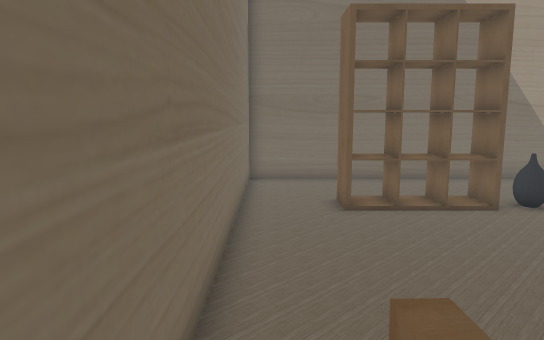
View 1 (above)

13 first-person views from a walk through a scene from a Unity 3-D project. The camera is 1.4 m above the floor, tilts 8° down and sees 70° across. The floor is counted in squares, 0.5 m on a side. Each view is taken from the middle of a square. On the plan, view 1 faces up. The plan holds only what a view shows up to about 20 squares ahead; the rest is blank. The player character is not drawn. Some surface patterns are stand-ins.

View 2
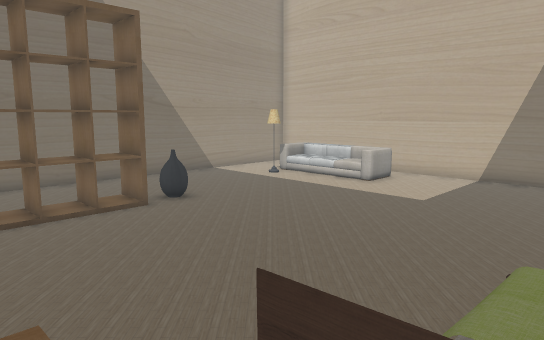

View 3
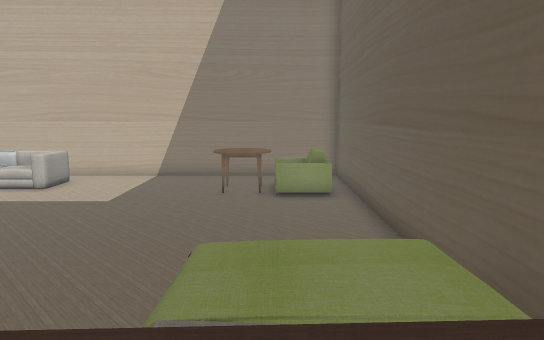

View 4
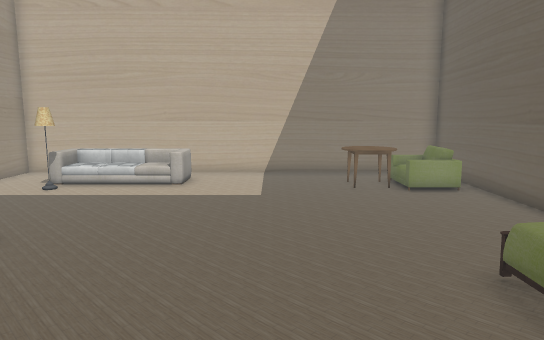

View 5
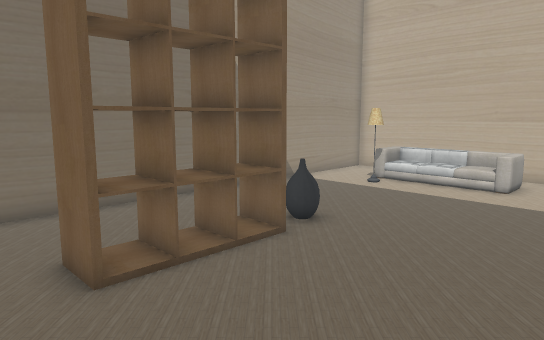

View 6
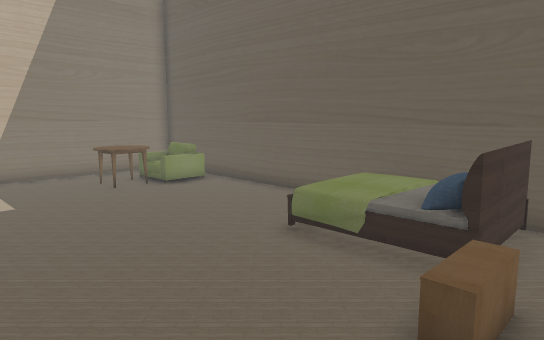

View 7
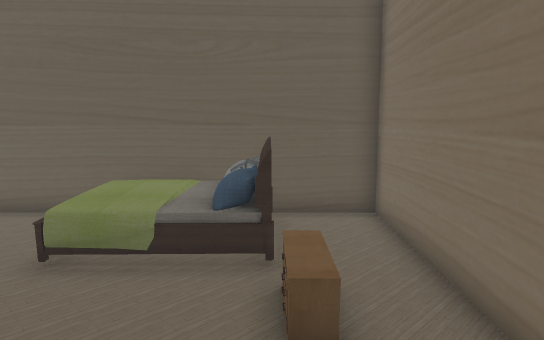

View 8
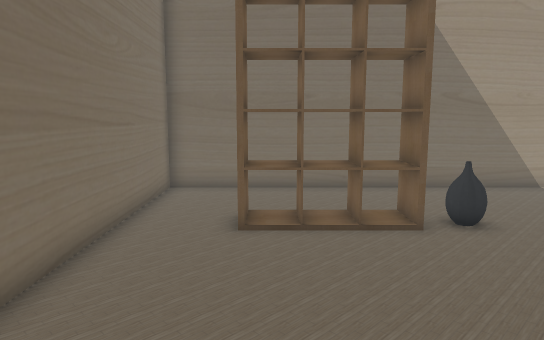

View 9
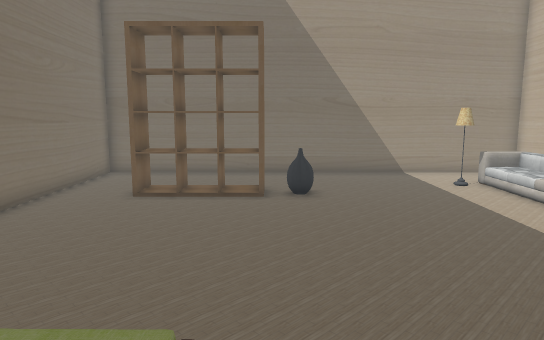

View 10
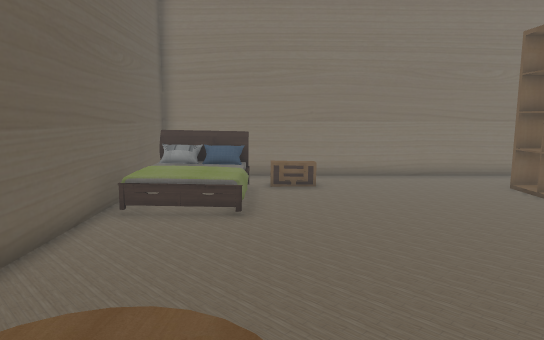

View 11
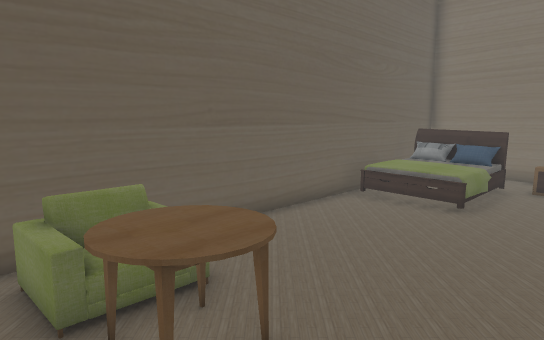

View 12
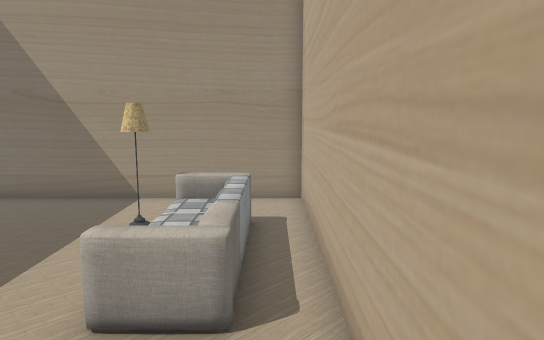

View 13
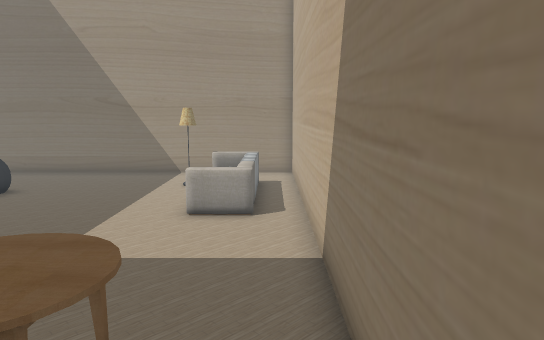

### Floor plan
Key: @ floor where view 1 was taken; # wall or solid block; . main floor; : floor 0.5 m higher than the main floor; / step, stairs or slope; R rack; A vase; S sofa; B bed; T table; C chair; O other object.
Columns run from 1 left of view 1 to 19 right of it. Each row starts with its distance up from view 1.
 17 #####################
 16 #...................#
 15 #...................#
 14 #..............OOSO.#
 13 #..RRRRRR......OOOO.#
 12 #..RRRRRRA.......OO.#
 11 #..RRRRRR........OO.#
 10 #................OO.#
  9 #................SO.#
  8 #...................#
  7 #...................#
  6 #...................#
  5 #...................#
  4 #...................#
  3 #.//................#
  2 #.//............TT..#
  1 #..B////........TTT.#
  0 #@.BB::/.......CTTC.#
 -1 #..BB ::.......CCCC.#
 -2 #..B: ::.......CCCC.#
 -3 #####################

Where each view was taken, in squares from view 1:
view 1: 0 up, 0 right, facing up
view 2: 0 up, 1 right, facing up-right
view 3: 0 up, 1 right, facing right
view 4: 5 up, 0 right, facing right
view 5: 5 up, 0 right, facing up-right
view 6: 8 up, 0 right, facing down-right
view 7: 8 up, 2 right, facing down
view 8: 2 up, 3 right, facing up
view 9: 2 down, 7 right, facing up
view 10: 2 up, 17 right, facing left
view 11: 5 up, 18 right, facing down-left
view 12: 4 up, 18 right, facing up
view 13: 2 down, 18 right, facing up
